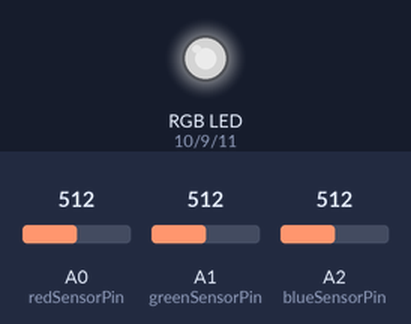
The sketch below on a simulated Arduino Uno, built with avr-gcc and run on an emulated ATmega328P. Shown: an RGB LED mixed from three pins (HIGH = lit). The inputs (shaded band) are chosen by the test bench; at power-on: A0 (redSensorPin) = 512, A1 (greenSensorPin) = 512, A2 (blueSensorPin) = 512. Dim RGB values are drawn brighter than linear; what the sketch prints to the serial monitor is not drawn.

Above: at 1.2 s.
1.3 s: A0 (redSensorPin) set to 107
At 1.9 s:
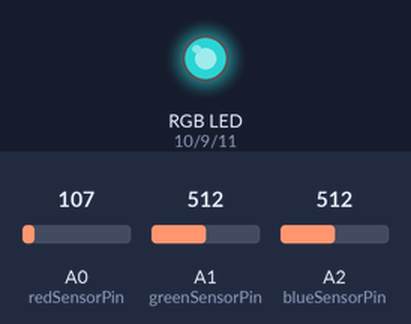
2.8 s: A0 (redSensorPin) set to 94
At 3.2 s:
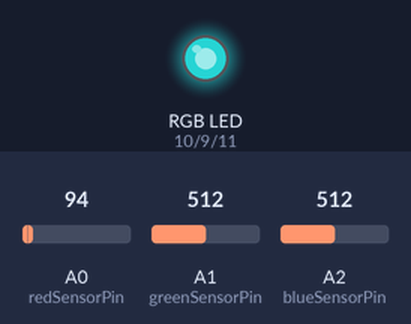
4.8 s: A1 (greenSensorPin) set to 105
At 6.0 s:
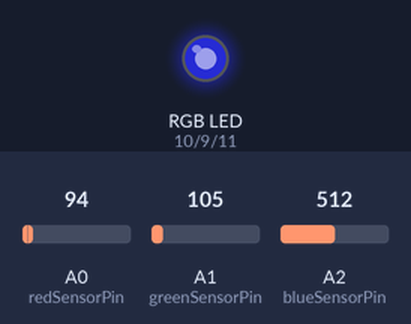
6.3 s: A1 (greenSensorPin) set to 93
At 7.7 s:
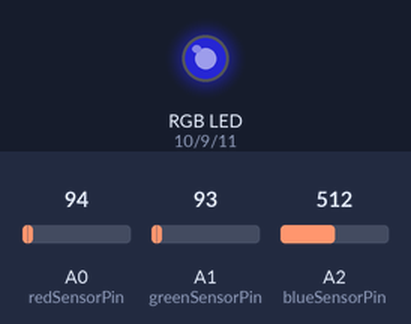
8.1 s: A2 (blueSensorPin) set to 107
At 9.3 s:
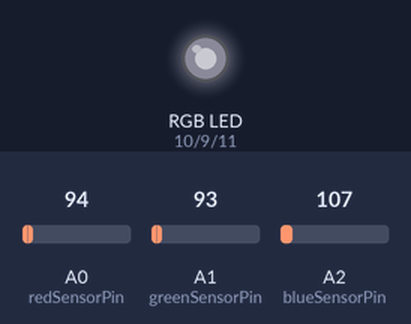
9.6 s: A2 (blueSensorPin) set to 91
At 10.6 s:
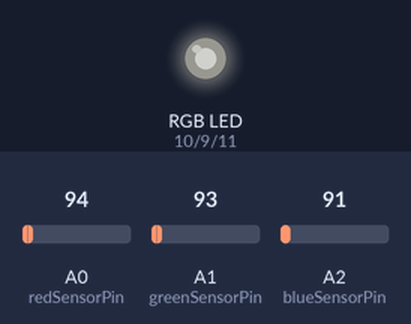
Timing chart, 0 to 12.4 s (numbered marks = the images above; inputs shaded):
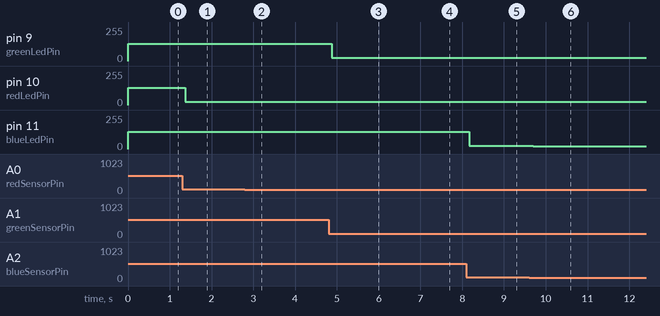

The sketch:

ColorMixingLamp.ino
```cpp
//Arduino uno

const int greenLedPin=9;
const int redLedPin = 10;
const int blueLedPin = 11;

const int redSensorPin = A0;
const int greenSensorPin = A1;
const int blueSensorPin = A2;

int redValue = 0;
int greenValue = 0;
int blueValue = 0;

int redSensorValue = 0;
int greenSensorValue = 0;
int blueSensorValue = 0;

void setup() {
  // put your setup code here, to run once:
  Serial.begin(9600);

  pinMode(greenLedPin,OUTPUT);   // digital Pin output
  pinMode(redLedPin, OUTPUT);
  pinMode(blueLedPin,OUTPUT);

  // pinMode(redSensorPin,INPUT);   // Analog Pin Input
  // pinMode(greenSensorPin, INPUT);
  // pinMode(blueSensorPin,INPUT);


}

void loop() {
  // put your main code here, to run repeatedly:

redSensorValue = analogRead(redSensorPin);  // translate reading to value
greenSensorValue = analogRead(greenSensorPin);
blueSensorValue = analogRead(blueSensorPin);


Serial.print("Raw Sensor Values \t red: ");
Serial.print(redSensorValue);
Serial.print("\t green: ");
Serial.print(greenSensorValue);
Serial.print("\t blue: ");
Serial.print(blueSensorValue);

redValue= redSensorValue/4;    // scale down from 1023 = 10bit to 256 = 8 bit by divided by 4
greenValue =greenSensorValue/4;  // because analog read is expected 256 to read and write in PWM.
blueValue = blueSensorValue/4;

// Serial.print("Mapped Sensor Values \t red: ");
// Serial.print(redValue);
// Serial.print("\t green: ");
// Serial.print(greenValue);
// Serial.print("\t blue: ");
// Serial.print(blueValue);

analogWrite(redLedPin,redValue);
analogWrite(greenLedPin,greenValue);
analogWrite(blueLedPin,blueValue);


}
```

Measured:
- after the input at 1.3 s, pin 10 (redLedPin): 128/255 → 26/255 after 0.07 s
- after the input at 2.8 s, pin 10 (redLedPin): 26/255 → 23/255 after 0.10 s
- after the input at 4.8 s, pin 9 (greenLedPin): 128/255 → 26/255 after 0.08 s
- after the input at 6.3 s, pin 9 (greenLedPin): 26/255 → 23/255 after 0.09 s
- after the input at 8.1 s, pin 11 (blueLedPin): 128/255 → 26/255 after 0.07 s
- after the input at 9.6 s, pin 11 (blueLedPin): 26/255 → 22/255 after 0.10 s
